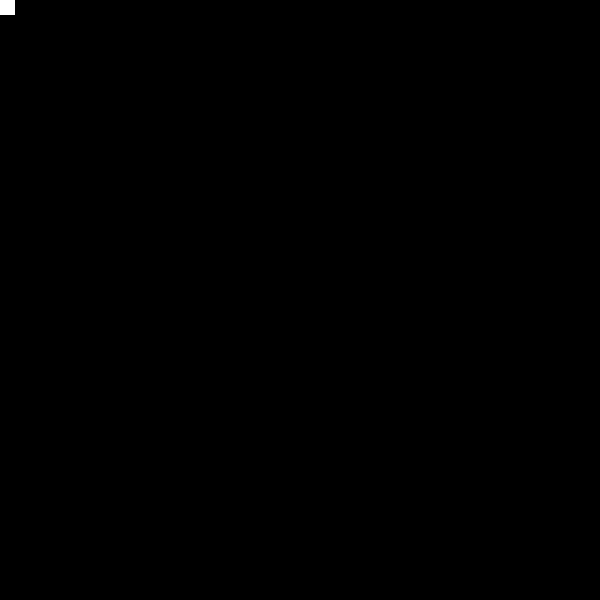
Frame 1 (no input)
Frame 60 (no input): identical to frame 1, image omitted
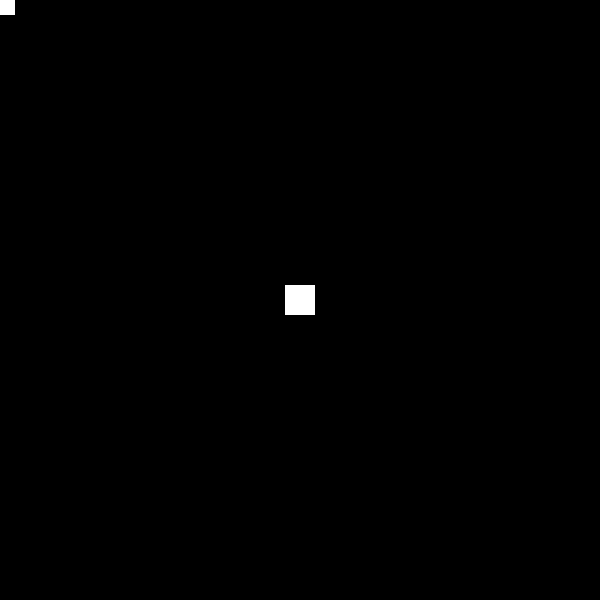
Frame 120 (the mouse pressed at the canvas centre since frame 60)

The p5.js sketch that drew these frames (run headless with seeded random() and noise() and a simulated clock; from frame 60 on, the mouse is pressed at the canvas centre):

// p5.js sketch
// ── sketch.js
function setup() {
  createCanvas(600, 600);
  background(0);
}

function mouseClicked() {
  let r = random(0, 255);
  let g = random(0, 255);
  let b = random(0, 255);
  let a = random (0, 255)
  fill(r, g, b, a);
}

// eraser
function mouseDragged() {
  if (mouseX < width/2 && mouseY < height/2) {
  fill(0, 255);
  }
}

function draw() {
  rectMode(CENTER);
  noStroke();
  rect (mouseX, mouseY, 30);
}
